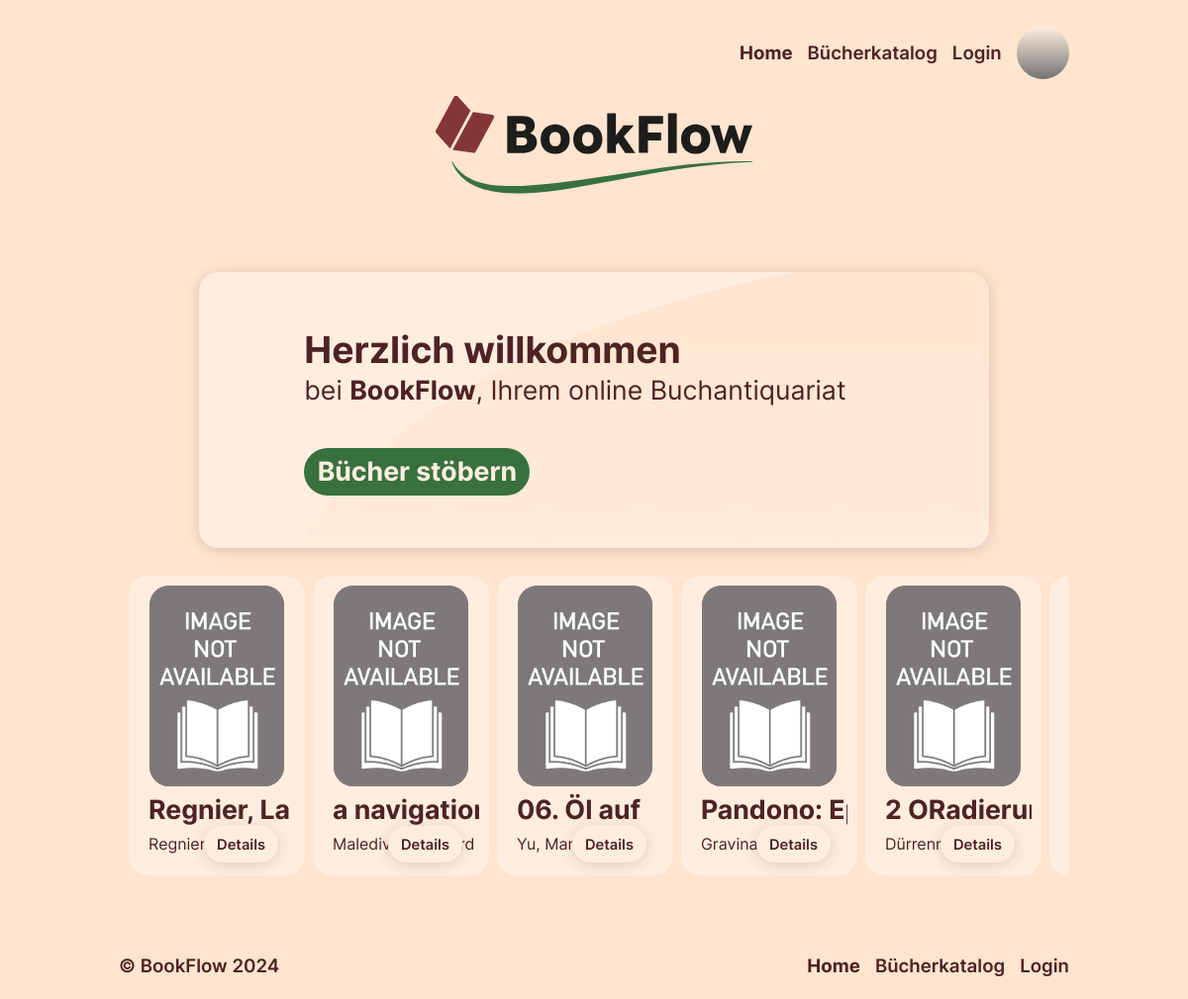
The page / on the database its author committed.
### tables this page shows
CREATE TABLE `buecher` (
  `id` int UNSIGNED NOT NULL,
  `katalog` int NOT NULL,
  `nummer` int NOT NULL,
  `kurztitle` text NOT NULL,
  `kategorie` int NOT NULL,
  `verkauft` tinyint(1) NOT NULL,
  `kaufer` int NOT NULL,
  `autor` text NOT NULL,
  `title` text NOT NULL,
  `sprache` varchar(250) NOT NULL,
  `foto` varchar(250) NOT NULL,
  `verfasser` int NOT NULL,
  `zustand` char(1) NOT NULL
);

### src/includes/functions.php (called while the page is built, shortened)
<?php
function shortenShortTitlesShorter(array $dbResults) {
    $dbResults['kurztitle'] = substr($dbResults['kurztitle'], 0, 12);;
    return $dbResults;
}
function shortenAutor(array $dbResults) {
    $dbResults['autor'] = substr($dbResults['autor'], 0, 20);;
    return $dbResults;
}

### src/includes/db.php (the view, shortened to what this page needs)
<?php
$username = 'root';
$password = 'root';
$server = 'book-flow-mysql';
$connection = null;
try {
    $connection = new PDO("mysql:host=$server;port=3306;dbname=book_DB", $username, $password);
    $connection->setAttribute(PDO::ATTR_ERRMODE, PDO::ERRMODE_EXCEPTION);
} catch (PDOException $e) {
    echo "<div class='error'><b>Die Verbindung zur Datenbank konnte nicht hergestellt werden:</b><p>" . $e->getMessage() . "</p></div>";
    $_SESSION["dbConnection"] = false;
}
function getRandomBooks(int $amount) {
    global $connection;
    $sqlQuery = "SELECT kurztitle, autor, foto, id FROM buecher ORDER BY RAND() LIMIT $amount";
    include_once 'functions.php';
    foreach ($connection->query($sqlQuery) as $book) {
        $book = shortenShortTitlesShorter($book);
        $book = shortenAutor($book);
        echo "<div class='book-carousel-box'>
                <img src='assets/images/books/" . $book['foto'] . "' alt='gugus'>
                <div class='info-text'>
                    <h2>" . $book['kurztitle'] . "</h2>
                    <p>" . $book['autor'] . "</p>
                    <form action='book.php' method='POST'>
                        <input type='hidden' name='book_id' value='" . $book['id'] . "'>
                        <button class='send-value-button'>Details</button>
                    </form>
                </div>
               </div>";
    }
}

### src/index.php (shortened to what this page needs)
<?php
include 'includes/db.php';
?>
<!doctype html>
<html lang="en">
<head>
    <link rel="stylesheet" href="assets/styles/styles.css">
    <link rel="stylesheet" href="assets/styles/home.css">
</head>
<body class="grid-container">
<?php include_once "templates/header.php" ?>
<main class="grid-container">
    <div class="large-container">
        <h1 class="text-large-bold">Herzlich willkommen</h1>
        <p class="text-medium-normal">bei <strong>BookFlow</strong>, Ihrem online Buchantiquariat</p>
        <a href="/books.php" class="big-button" id="stoebern-button">Bücher stöbern</a>
    </div>
    <div class="book-carousel">
        <?php
        getRandomBooks(10);
        ?>
    </div>
</main>
<?php include_once "templates/footer.php" ?>
</body>
</html>

### src/templates/header.php
<?php
include_once "includes/functions.php";
$isLoggedIn = array_key_exists("user", $_SESSION);
$isAdmin = $isLoggedIn && $_SESSION["user"]["admin"] == "true";
?>
<header>
    <a href="/">
        <img src="../assets/images/BookFlow_Logo.svg" alt="BookFlow Logo">
    </a>
    <nav>
        <ul>
            <li class="text-small-semi"><a href="/">Home</a></li>
            <li class="text-small-semi"><a href="/books.php">Bücherkatalog</a></li>
            <?php
            if (!$isLoggedIn) {
                echo "<li class='text-small-semi'><a href='/login.php'>Login</a></li>" . PHP_EOL;
            } else {
                if ($isAdmin) {
                    echo "<li class='text-small-semi' ><a href = '/users.php' > Nutzer</a ></li>" . PHP_EOL;
                }
                echo "<li class='text-small-semi'><form action='/' method='post'><button type='submit' name='logout' value='true'>Logout</button></form></li>" . PHP_EOL;
            }
            ?>
        </ul>
        <?php
        if ($isLoggedIn) {
            echo "<a href='/profile.php' class='profile-picture'
                 style='background-image: url(\"" . getProfilePicture($_SESSION["user"]) . "\")'></a>" . PHP_EOL;
        } else {
            echo "<a href='/login.php' class='profile-picture'></a>" . PHP_EOL;
        }
        ?>
    </nav>
</header>

### src/templates/footer.php
<?php
$isLoggedIn = array_key_exists("user", $_SESSION);
$isAdmin = $isLoggedIn && $_SESSION["user"]["admin"] == "true";
?>
<footer>
    <p class="text-small-semi">&copy; BookFlow <?php echo date("Y") ?></p>
    <nav>
        <ul>
            <li class="text-small-semi"><a href="/">Home</a></li>
            <li class="text-small-semi"><a href="/books.php">Bücherkatalog</a></li>
            <?php
            if ($isLoggedIn) {
                if ($isAdmin) {
                    echo "<li class='text-small-semi' ><a href = '/users.php' > Nutzer</a ></li>" . PHP_EOL;
                }
                echo "<li class='text-small-semi'><a href='/profile.php'>Profil</a></li>" . PHP_EOL;
            } else {
                echo "<li class='text-small-semi'><a href='/login.php'>Login</a></li>" . PHP_EOL;
            }
            ?>
        </ul>
    </nav>
</footer>

### src/assets/styles/styles.css (style rules this page uses)
body { background-color: #FFE4CF; font-family: Inter, sans-serif; width: 80vw; min-height: 100dvh; margin-inline: auto; }
* { font-family: Inter, sans-serif; font-style: normal; }
main { grid-column: 1/13; }
.grid-container { display: grid; grid-template-columns: repeat(12, 1fr); gap: 6pt; }
.text-small-semi, .text-small-semi * { font-weight: 600; font-size: 14pt; text-decoration: none; color: #4E2323; }
.text-medium-normal { font-weight: normal; font-size: 20pt; color: #4E2323; margin-block: 2pt; }
.text-large-bold { font-weight: bold; font-size: 28pt; color: #4E2323; margin-block: 2pt; }
.large-container { grid-column: 2/12; background-color: #FFEEE0; padding: 40pt 80pt; border-radius: 15pt; filter: drop-shadow(0pt 2pt 5pt rgba(0, 0, 0, 0.15)); background-image: url("../images/gradient.svg"); background-repeat: no-repeat; background-position: bottom right; }
* { margin: 0; padding: 0; border: 0; background-repeat: no-repeat; box-sizing: inherit; }
html { box-sizing: border-box; scroll-behavior: auto; }
body { font-size: 16px; }
h1, h3, h4, h5 { font-size: 1em; font-weight: normal; }
a { text-decoration: none; color: inherit; display: inline-block; background-color: transparent; }
ol, ul { list-style: none; }
button, input, optgroup, textarea { appearance: none; overflow: visible; border: 0; outline: 0; font: inherit; letter-spacing: inherit; color: inherit; background: none; vertical-align: top; }
input[type=button], button { cursor: pointer; }
img { display: block; max-width: 100%; height: auto; border-style: none; }
.big-button { text-decoration: none; font-weight: bold; font-size: 20pt; color: #FFEEE0; background-color: #38703E; border-radius: 50vh; padding: 5pt 10pt; display: inline-block; text-align: center; min-height: 3rem; justify-content: center; }
.book-carousel { grid-column: 1/13; margin-top: 10px; padding: 10px; border-radius: 15pt; display: flex; overflow-x: auto; gap: 6pt; margin-bottom: 40px; }
.book-carousel .book-carousel-box { flex: 0 0 calc(20% - 10px); max-width: calc(20% - 10px); height: auto; padding: 10px; border-radius: 15pt; background-color: #FFEEE0; position: relative; }
.book-carousel .book-carousel-box .send-value-button { border-radius: 15pt; font-size: 11pt; font-weight: 600; color: #4E2323; background-color: #FFEEE0; padding: 7pt 10pt; filter: drop-shadow(0pt 2pt 5pt rgba(0, 0, 0, 0.15)); position: absolute; right: 20pt; bottom: 10pt; }
.book-carousel .book-carousel-box .info-text { padding: 10px; overflow: hidden; color: #4E2323; }
.book-carousel .book-carousel-box .info-text p { text-decoration: none; font-weight: normal; font-size: 12pt; line-height: 1; white-space: nowrap; text-overflow: ellipsis; margin-top: 10pt; }
.book-carousel .book-carousel-box .info-text h2 { text-decoration: none; font-weight: bold; font-size: 20pt; line-height: 1; white-space: nowrap; text-overflow: ellipsis; }
.book-carousel .book-carousel-box img { justify-content: center; max-width: calc(100% - 20px); width: auto; height: calc(100% - 80px); border-radius: 15pt; background-image: linear-gradient(to bottom, rgb(252, 81, 71) 100%, rgb(255, 238, 224) 100%); left: 0; right: 0; margin-left: auto; margin-right: auto; }
header { grid-column: 1/13; display: flex; justify-content: space-between; align-items: center; padding-block: 10pt; height: 80pt; }
header img { width: 200pt; }
header nav { display: flex; align-items: center; gap: 15px; }
header nav ul { list-style-type: none; padding: 0; display: flex; gap: 15px; align-items: center; }
header nav .profile-picture { display: inline-block; width: 40pt; height: 40pt; border-radius: 50%; background-image: linear-gradient(#FFEEE0, #737373); }
footer { grid-column: 1/13; display: flex; flex-direction: row; justify-content: space-between; align-items: center; padding-block: 10pt; bottom: 0; left: 0; width: 100%; height: 50pt; z-index: 2; }
footer nav { display: flex; align-items: center; gap: 15px; }
footer nav ul { list-style-type: none; padding: 0; display: flex; gap: 15px; align-items: center; }

### src/assets/styles/home.css (style rules this page uses)
header img { position: absolute; top: 35pt; left: 50%; transform: translate(-50%, 50%); width: 240pt; }
a[href="/"] { font-weight: bold; }
main { margin-top: 120pt; }
#stoebern-button { margin-top: 30pt; }

### rows shown on the page
buecher: foto (picture), kurztitle "Regnier, La", autor "Regnier,…"
buecher: foto (picture), kurztitle "a…", autor "Malediven…"
buecher: foto (picture), kurztitle "06. Öl auf", autor "Yu, Man"
buecher: foto (picture), kurztitle "Pandono:…", autor "Gravina,…"
buecher: foto (picture), kurztitle "2…", autor "Dürrenmatt,…"
